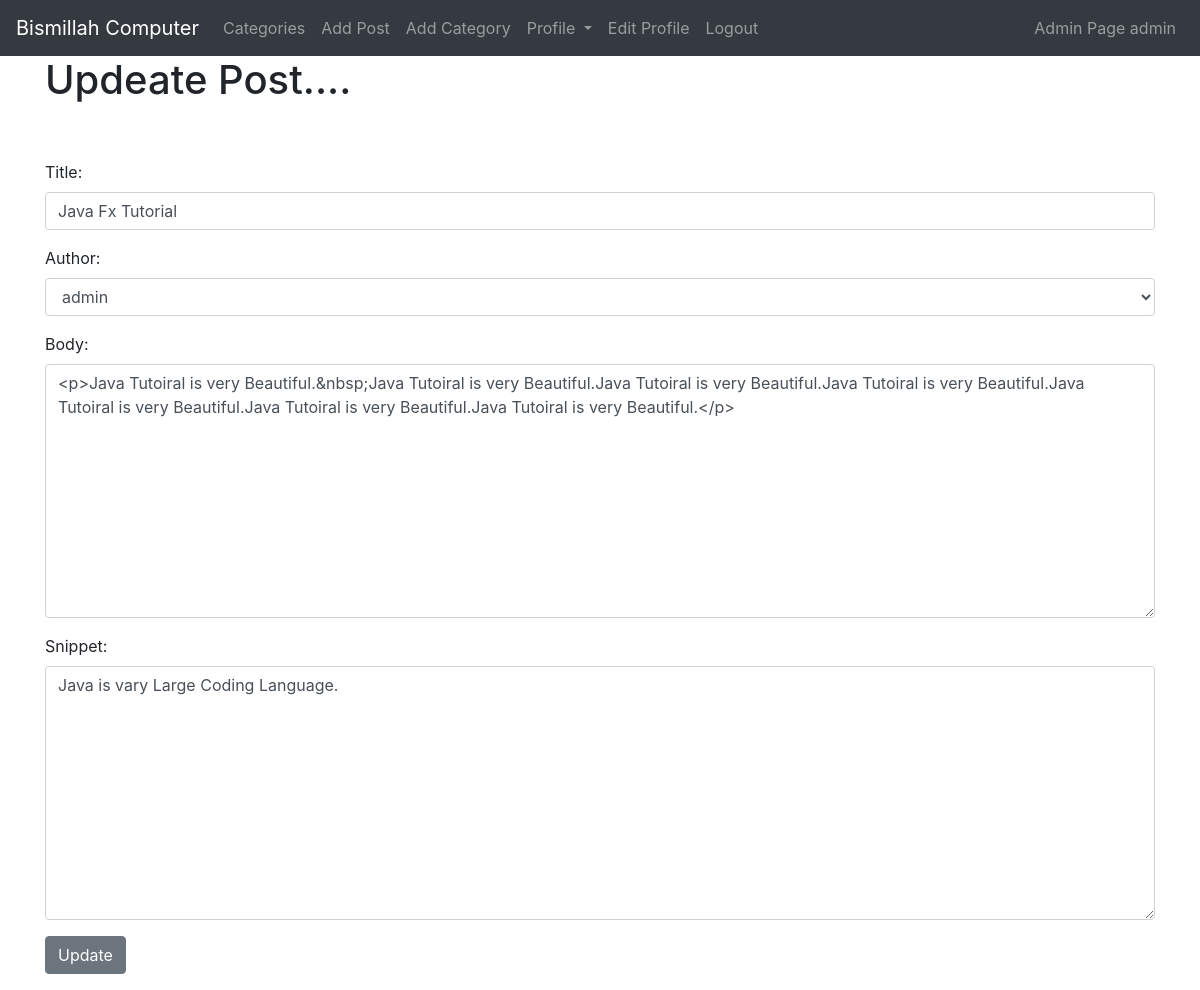
Page /article/edit/22 (signed in) on the committed database.
### theblog/models.py (models this page shows, shortened)
class Post(models.Model):
    title= models.CharField(max_length=100)
    header_image=models.ImageField(null=True,blank=True,upload_to="images/")
    author= models.ForeignKey(User,on_delete=models.CASCADE)
    body=RichTextField(blank=True,null=True)
    post_date=models.DateField(auto_now_add=True)
    category=models.CharField(max_length=255,default='coding')
    snippet = models.CharField(max_length=255)
    likes=models.ManyToManyField(User, related_name='blog_posts')

### theblog/views.py (the view)
# urls.py: path('article/edit/<int:pk>', UpdatePostView.as_view(), name='update_post'),
class UpdatePostView(UpdateView):
    model = Post
    form_class = EditForm
    template_name = 'update_post.html'

### theblog/forms.py
class EditForm(forms.ModelForm):
    class Meta:
        model=Post
        fields=('title','author','body','snippet')
        widgets={
            'title': forms.TextInput(attrs={'class':'form-control'}),
            'author': forms.Select(attrs={'class': 'form-control'}),
            'body': forms.Textarea(attrs={'class': 'form-control'}),
            'snippet': forms.Textarea(attrs={'class': 'form-control'}),
        }

### templates/update_post.html (shortened to what this page needs)
{% extends 'base.html' %}
{% block content %}
 {% if user.is_authenticated %}
    {% if user.id == post.author.id %}
        <h1>Updeate Post....</h1>
        <br><br>
        <div class="form-group">
        <form  method="post">
            {{ form.as_p }}
            <button class="btn btn-secondary">Update</button>
        </form>
        </div>
    {% else %}
    You're not allowed  here!(and you know it ....)
    {% endif %}
{% else %}
 You're not allowed  here!(and you know it ....)
{% endif %}
{% endblock %}

### templates/base.html (shortened to what this page needs)
<!doctype html>
<html lang="en">
  <head>
    <link rel="stylesheet" href="https://cdn.jsdelivr.net/npm/bootstrap@4.6.0/dist/css/bootstrap.min.css">
  </head>
  <body>
  <nav class="navbar navbar-expand-lg navbar-dark bg-dark">
  <a class="navbar-brand" href="{% url 'home' %}">Bismillah Computer</a>
  <div class="collapse navbar-collapse" id="navbarSupportedContent">
    <ul class="navbar-nav mr-auto">
        {% if cat_menu %}
         <li class="nav-item dropdown">
        <a class="nav-link dropdown-toggle" href="#" id="navbarDropdown" role="button" data-toggle="dropdown" aria-haspopup="true" aria-expanded="false">
          Categories
        </a>
        <div class="dropdown-menu" aria-labelledby="navbarDropdown">
        {% for item in cat_menu %}
         <a class="dropdown-item" href="{% url 'category' item %}">{{ item }}</a>
        {% endfor %}
        </div>
      </li>
        {% else %}
         <li class="nav-item">
            <a class="nav-link" href="{% url 'category-list'%}">Categories</a>
        </li>
        {% endif %}
        {% if user.is_authenticated %}
        <li class="nav-item">
            <a class="nav-link" href="{% url 'add_post'%}">Add Post</a>
        </li>
        <li class="nav-item">
            <a class="nav-link" href="{% url 'add_category'%}">Add Category</a>
        </li>
        <li class="nav-item dropdown">
        <a class="nav-link dropdown-toggle" href="#" id="navbarDropdown" role="button" data-toggle="dropdown" aria-haspopup="true" aria-expanded="false">
          Profile
        </a>
      </li>
        <li class="nav-item">
        <a class="nav-link" href="{% url 'edit_profile'%}">Edit Profile</a>
      </li>
        <li class="nav-item">
        <a class="nav-link" href="{% url 'logout'%}">Logout</a>
      </li>
        {% endif %}
    </ul>
{% if user.is_authenticated %}
      <ul class="navbar-nav ml-auto">
        <li class="nav-item">
        <a class="nav-link" href="{% url 'login'%}">
            {{ user.first_name }}
            {{ user.last_name }}
        </a>
      </li>
      </ul>
 {% endif %}
  </div>
</nav>
    <div class="container">
        {% block content %}
        {% endblock %}
    </div>
  </body>
</html>

### rows in the picture
Post: title "Java Fx Tutorial", author "admin", body "<p>Java Tutoiral is very Beautiful.&nbsp;Java Tutoiral is very Beautiful.Java Tutoiral is very Beautiful.Java Tutoiral is very Beautiful.Java Tutoiral is very Beautiful.Java Tutoiral is very Beautiful.Java Tutoiral is very Beautiful.</p>", snippet "Java is vary Large Coding Language."

### other values in the picture
{{ user.first_name }} "Admin Page"
{{ user.last_name }} "admin"
